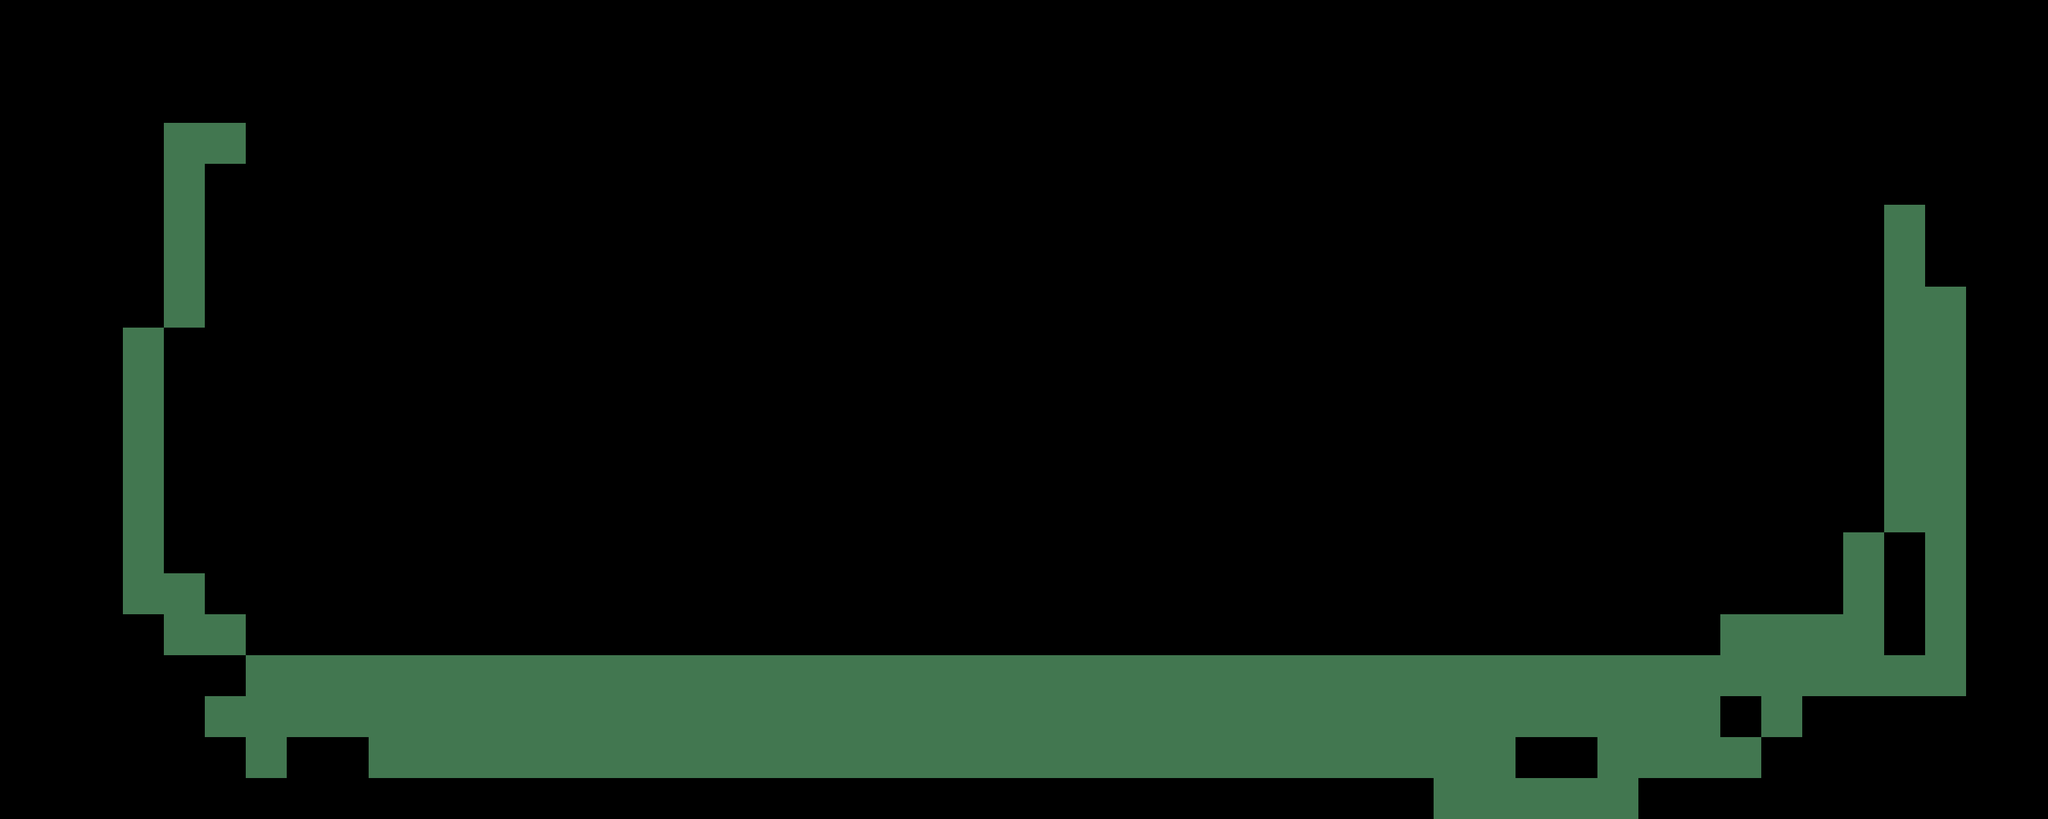

This game map was drawn from its Tiled (.tmx) file and the tilesets committed beside it. A one-line description and the full map source follow:
An orthogonal 50x20 tile map with 64x64 px tiles, 1 tile layer (Calque de Tile 1), 2 tilesets.

<map version="1.0" tiledversion="1.1.4" orientation="orthogonal" renderorder="left-up" width="50" height="20" tilewidth="64" tileheight="64" infinite="0" nextobjectid="1">
 <tileset firstgid="1" name="terrain" tilewidth="64" tileheight="64" tilecount="100" columns="10">
  <image source="../spritesheets/terrain.png" width="640" height="640" />
 </tileset>
 <tileset firstgid="101" name="terrainsprite" tilewidth="64" tileheight="64" tilecount="100" columns="10">
  <image source="../spritesheets/terrain.png" width="640" height="640" />
 </tileset>
 <layer name="Calque de Tile 1" width="50" height="20">
  <data encoding="csv">
0,0,0,0,0,0,0,0,0,0,0,0,0,0,0,0,0,0,0,0,0,0,0,0,0,0,0,0,0,0,0,0,0,0,0,0,0,0,0,0,0,0,0,0,0,0,0,0,0,0,
0,0,0,0,0,0,0,0,0,0,0,0,0,0,0,0,0,0,0,0,0,0,0,0,0,0,0,0,0,0,0,0,0,0,0,0,0,0,0,0,0,0,0,0,0,0,0,0,0,0,
0,0,0,0,0,0,0,0,0,0,0,0,0,0,0,0,0,0,0,0,0,0,0,0,0,0,0,0,0,0,0,0,0,0,0,0,0,0,0,0,0,0,0,0,0,0,0,0,0,0,
0,0,0,0,112,112,0,0,0,0,0,0,0,0,0,0,0,0,0,0,0,0,0,0,0,0,0,0,0,0,0,0,0,0,0,0,0,0,0,0,0,0,0,0,0,0,0,0,0,0,
0,0,0,0,112,0,0,0,0,0,0,0,0,0,0,0,0,0,0,0,0,0,0,0,0,0,0,0,0,0,0,0,0,0,0,0,0,0,0,0,0,0,0,0,0,0,0,0,0,0,
0,0,0,0,112,0,0,0,0,0,0,0,0,0,0,0,0,0,0,0,0,0,0,0,0,0,0,0,0,0,0,0,0,0,0,0,0,0,0,0,0,0,0,0,0,0,112,0,0,0,
0,0,0,0,112,0,0,0,0,0,0,0,0,0,0,0,0,0,0,0,0,0,0,0,0,0,0,0,0,0,0,0,0,0,0,0,0,0,0,0,0,0,0,0,0,0,112,0,0,0,
0,0,0,0,112,0,0,0,0,0,0,0,0,0,0,0,0,0,0,0,0,0,0,0,0,0,0,0,0,0,0,0,0,0,0,0,0,0,0,0,0,0,0,0,0,0,112,112,0,0,
0,0,0,112,0,0,0,0,0,0,0,0,0,0,0,0,0,0,0,0,0,0,0,0,0,0,0,0,0,0,0,0,0,0,0,0,0,0,0,0,0,0,0,0,0,0,112,112,0,0,
0,0,0,112,0,0,0,0,0,0,0,0,0,0,0,0,0,0,0,0,0,0,0,0,0,0,0,0,0,0,0,0,0,0,0,0,0,0,0,0,0,0,0,0,0,0,112,112,0,0,
0,0,0,112,0,0,0,0,0,0,0,0,0,0,0,0,0,0,0,0,0,0,0,0,0,0,0,0,0,0,0,0,0,0,0,0,0,0,0,0,0,0,0,0,0,0,112,112,0,0,
0,0,0,112,0,0,0,0,0,0,0,0,0,0,0,0,0,0,0,0,0,0,0,0,0,0,0,0,0,0,0,0,0,0,0,0,0,0,0,0,0,0,0,0,0,0,112,112,0,0,
0,0,0,112,0,0,0,0,0,0,0,0,0,0,0,0,0,0,0,0,0,0,0,0,0,0,0,0,0,0,0,0,0,0,0,0,0,0,0,0,0,0,0,0,0,0,112,112,0,0,
0,0,0,112,0,0,0,0,0,0,0,0,0,0,0,0,0,0,0,0,0,0,0,0,0,0,0,0,0,0,0,0,0,0,0,0,0,0,0,0,0,0,0,0,0,112,0,112,0,0,
0,0,0,112,112,0,0,0,0,0,0,0,0,0,0,0,0,0,0,0,0,0,0,0,0,0,0,0,0,0,0,0,0,0,0,0,0,0,0,0,0,0,0,0,0,112,0,112,0,0,
0,0,0,0,112,112,0,0,0,0,0,0,0,0,0,0,0,0,0,0,0,0,0,0,0,0,0,0,0,0,0,0,0,0,0,0,0,0,0,0,0,0,112,112,112,112,0,112,0,0,
0,0,0,0,0,0,112,112,112,112,112,112,112,112,112,112,112,112,112,112,112,112,112,112,112,112,112,112,112,112,112,112,112,112,112,112,112,112,112,112,112,112,112,112,112,112,112,112,0,0,
0,0,0,0,0,112,112,112,112,112,112,112,112,112,112,112,112,112,112,112,112,112,112,112,112,112,112,112,112,112,112,112,112,112,112,112,112,112,112,112,112,112,0,112,0,0,0,0,0,0,
0,0,0,0,0,0,112,0,0,112,112,112,112,112,112,112,112,112,112,112,112,112,112,112,112,112,112,112,112,112,112,112,112,112,112,112,112,0,0,112,112,112,112,0,0,0,0,0,0,0,
0,0,0,0,0,0,0,0,0,0,0,0,0,0,0,0,0,0,0,0,0,0,0,0,0,0,0,0,0,0,0,0,0,0,0,112,112,112,112,112,0,0,0,0,0,0,0,0,0,0
</data>
 </layer>
</map>